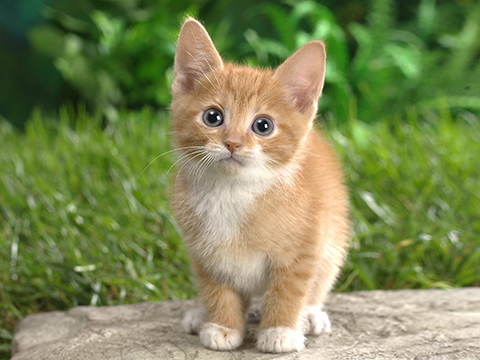
%> input picture coretech/neuralnets/test/images/cat.jpg, 480 x 360 px
$ octave --eval "result = imreadAlphaHelper('../../../../neuralnets/test/images/cat.jpg');"   (GNU Octave 9; MATLAB toolbox functions it lacks are replaced by stand-ins)
%> lines starting %> are read from the running program, lines starting %| are printed output that depends on the picture; in (x1, y1, x2, y2) boxes, pixels count from 0 and x2, y2 are one past the last pixel; in counts of white or black regions, pixels touching at a corner belong together; the program's own positions count from 1
function img = imreadAlphaHelper(fname)
%> called with fname = '../../../../neuralnets/test/images/cat.jpg'

[img, ~, alpha] = imread(fname);
%> img is the input picture: size 360x480x3 uint8; mean R, G, B 125.8, 136, 85.7
%> alpha = []
img = mean(im2double(img),3);
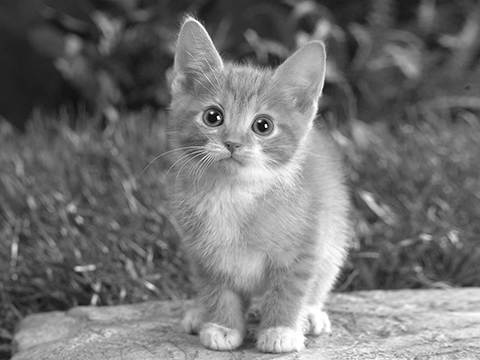
%> img: size 360x480 double; min 0.00131, max 1, mean 0.454

if any(alpha(:) < 255)
  % Figure out whether this is a white-on-black or black-on-white marker by
  % looking at the mean value of the non-transparent stuff
  alpha = im2double(alpha);
  meanVal = mean(img(alpha > .5));
  if meanVal < .5
    % Black printing on white background
    img(alpha < .5) = 1;
  else
    % White printing on black background
    img(alpha < .5) = 0;
  end
end

threshold = (max(img(:)) + min(img(:)))/2;
%> threshold = 0.501
img = double(img > threshold);
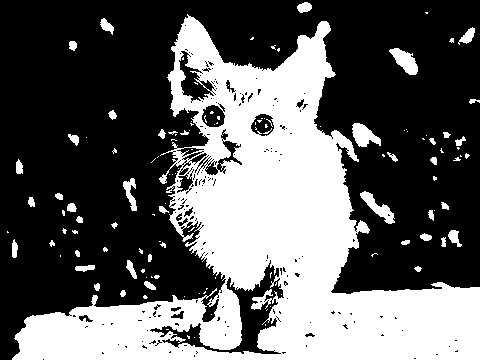
%> img: size 360x480 double; values 0 (black) and 1 (white), 37.4% white; 125 white regions (82 under 20 px), largest, box (x1, y1, x2, y2) and area: (12, 14, 480, 360) 60443, (389, 48, 418, 75) 425, (352, 123, 381, 147) 421

end % imreadAlphaHelper()
